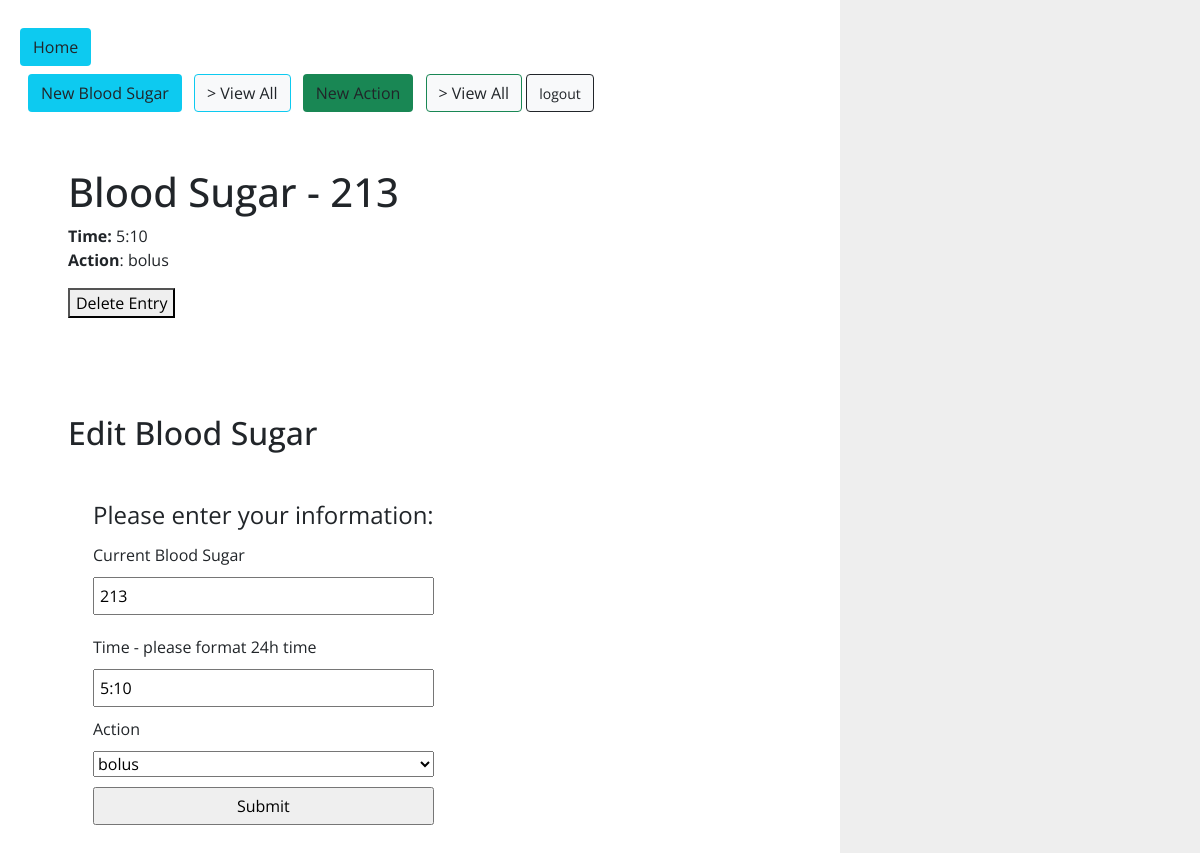
Page /bs/2 (signed in) on the committed database.
### bs_track/models.py (models this page shows)
class Bloodsugar(db.Model):
    id = col(db.Integer, primary_key=True)
    bs = col(db.Integer, nullable=False)
    time = col(db.String(6), nullable=False)
    act = col(db.Enum(ACTIONTYPES), default=ACTIONTYPES.BOLUS)
    created_by_id = db.Column(db.Integer, db.ForeignKey("user.id"))
    created_by = rel("User")

### bs_track/bs/routes.py (the view)
@routes.route('/bs/<bs_id>', methods=['GET', 'POST'])
@login_required
def detail(bs_id):
    bs = Bloodsugar.query.get(bs_id)
    form = BloodsugarForm(obj=bs)
    if form.validate_on_submit():
        form.populate_obj(bs)
        db.session.commit()
        return redirect(url_for('bs.index', bs=bs, form=form, bs_id=bs_id))
    return render_template('bs_detail.html', bs=bs, form=form)

### forms.py
class BloodsugarForm(FlaskForm):
    bs = StringField(
        'Current Blood Sugar', validators=[DataRequired(), Length(min=2, max=3)]
    )
    time = StringField('Time - please format 24h time', validators=[DataRequired(), Length(min=2, max=6)])
    action = SelectField('Action', choices= ACTIONTYPES.choices())
    submit = SubmitField('Submit')

### bs_track/extensions.py (called while the page is built)
@login_manager.user_loader
def load_user(user_id):
    return User.query.get(user_id)

### bs_track/utils.py (called while the page is built)
    def __str__(self):
        return str(self.value)

### bs_track/templates/bs_detail.html (shortened to what this page needs)
{% extends 'base.html' %}
{% block content %}
<div class="m-5">
    <h1>Blood Sugar - {{ bs.bs }}</h1>
    <strong>Time:</strong> {{ bs.time }}
    <p><strong>Action</strong>: {{ bs.act }}</p>
    <form method="POST" action="{{url_for('bs.delete', bs_id=bs.id)}}">
        <button type="submit"> Delete Entry </button>
    </form>
</div>
<div class="m-5">
    <h2>Edit Blood Sugar</h2>
    <form method="POST" action="{{ url_for('bs.detail', bs_id=bs.id) }}">
        <fieldset>
            <legend>Please enter your information:</legend>
            {{ form.bs.label }}
            {{ form.bs }}
            {{ form.time.label }}
            {{ form.time }}
            {{ form.action.label }}
            {{ form.action }}
            {{ form.submit }}
        </fieldset>
    </form>
</div>
{% endblock %}

### bs_track/static/style.css (style rules this page uses)
body { display: flex; flex-direction: column; background-color: #eee; font-family: 'Open Sans', sans-serif; }
fieldset { display: flex; flex-direction: column; margin: 20px 0; padding: 20px; }
fieldset * { margin: 5px; }
fieldset input { padding: 5px; }

### rows in the picture
Bloodsugar: bs "213", time "5:10", act "bolus"
